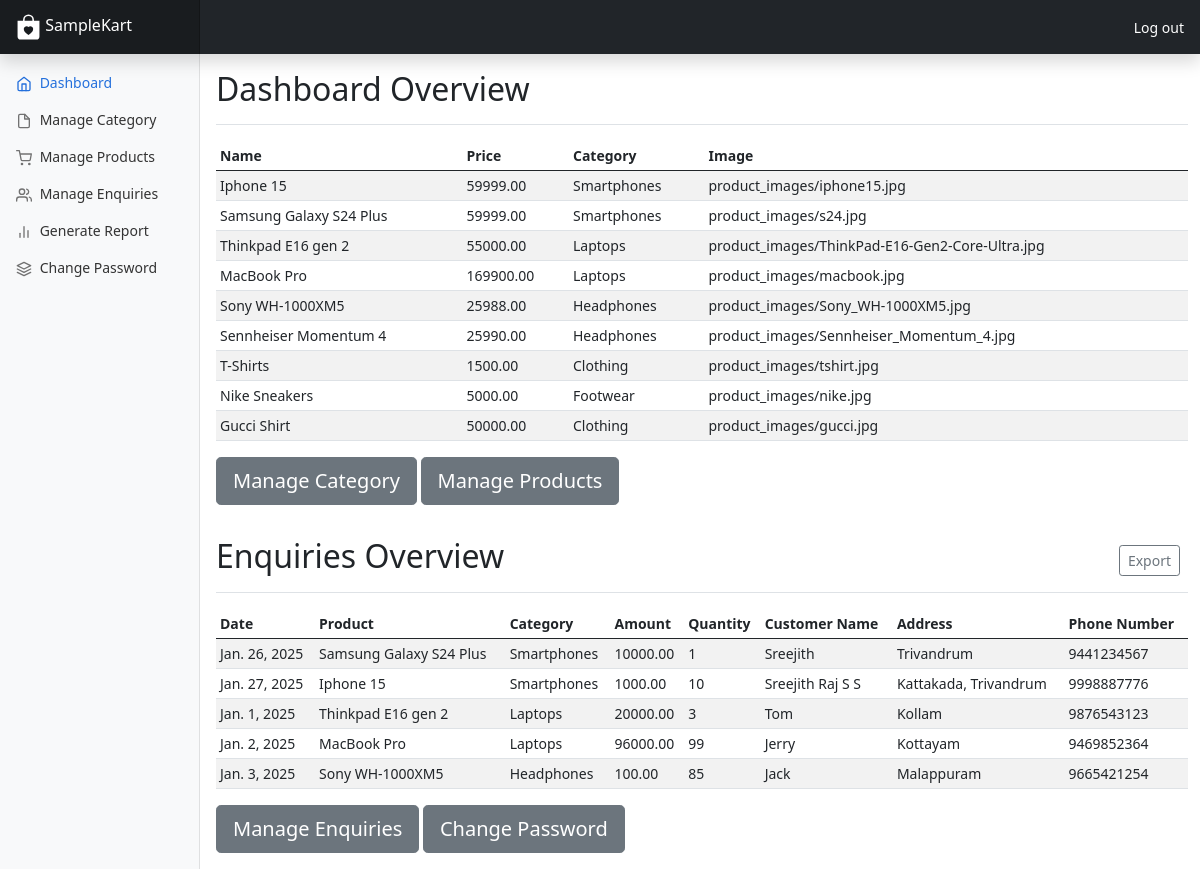
Page /dashboard/ on the earlier database version.
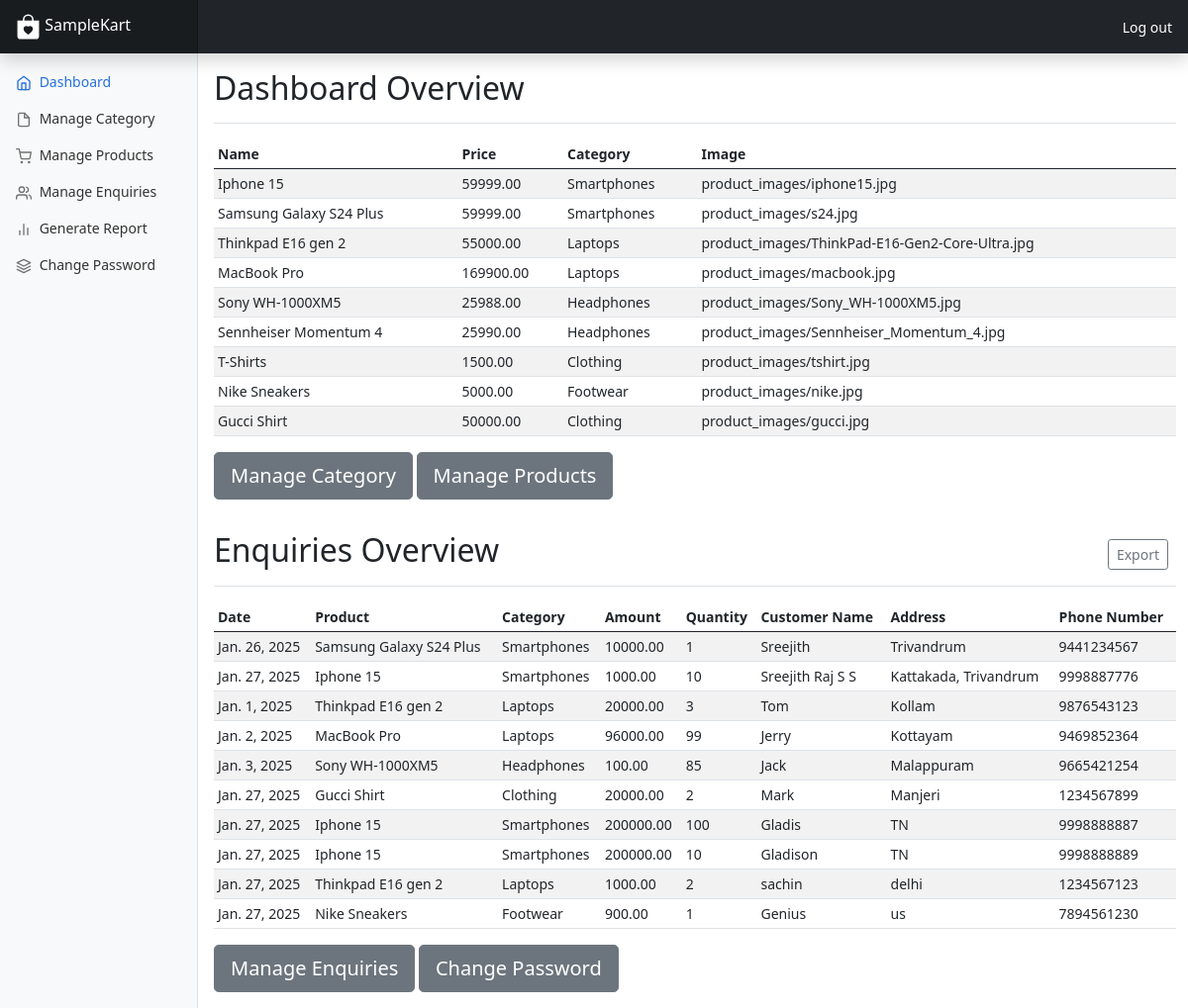
Same page on the later database version.
### myapp/models.py (models this page shows, shortened)
class Product(models.Model):
    name=models.CharField(max_length=100,blank=False,null=False)
    price=models.DecimalField(max_digits=10,decimal_places=2,null=False,blank=False)
    image=models.ImageField(upload_to="product_images/",null=True,blank=True)
    category=models.ForeignKey(Category,on_delete=models.CASCADE,related_name="products")
    def __str__(self):
        return self.name
    class Meta:
        verbose_name_plural="Products"

class Category(models.Model):
    category_name=models.CharField(max_length=100,blank=False,null=False)
    def __str__(self):
        return self.category_name
    class Meta:
        verbose_name_plural="Categories"

class Enquiry(models.Model):
    enquiry_date=models.DateField(default=now)
    product=models.ForeignKey(Product,on_delete=models.CASCADE,related_name="enquiries")
    product_category=models.ForeignKey(Category,on_delete=models.CASCADE,related_name="enquiries")
    amount=models.DecimalField(max_digits=10,decimal_places=2)
    contact_person_name=models.CharField(max_length=100,null=False,blank=False)
    address=models.TextField(null=True,blank=True)
    quantity=models.PositiveIntegerField(default=1)
    mobile_number=models.CharField(max_length=15,null=False,blank=False)
    status=models.BooleanField(default=False)
    remark=models.TextField(null=True,blank=True)
    class Meta:
        verbose_name_plural="Enquiries"

### myapp/views.py (the view)
# urls.py: path('dashboard/',views.dashboard,name='dashboard'),
def dashboard(request):
    details=Product.objects.all()
    enquries=Enquiry.objects.all()
    return render(request,'dashboard.html',{
        'details':details,
        'enquries':enquries
    })

### myapp/templates/dashboard.html (shortened to what the changed rows need)
<!doctype html>
{% load static %}
<html lang="en">
    <head>
        <link href="{% static 'assets\dist\css\bootstrap.min.css' %}" rel="stylesheet">
        <link rel="stylesheet" href="{% static "css\index.css" %}">
        <link href="{% static "css\dashboard.css" %}" rel="stylesheet">
    </head>
<body>
<div class="container-fluid">
    <div class="row">
        <main class="col-md-9 ms-sm-auto col-lg-10 px-md-4">
            <div class="d-flex justify-content-between flex-wrap flex-md-nowrap align-items-center pt-3 pb-2 mb-3 border-bottom">
                <h1 class="h2">Dashboard Overview</h1>
            </div>
            <div class="table-responsive">
                <table class="table table-striped table-sm">
                    <thead>
                        <tr>
                            <th scope="col">Name</th>
                            <th scope="col">Price</th>
                            <th scope="col">Category</th>
                            <th scope="col">Image</th>
                        </tr>
                    </thead>
                    <tbody>
                    {% for items in details %}
                        <tr>
                            <td>{{ items.name }}</td>
                            <td>{{ items.price }}</td>
                            <td>{{ items.category }}</td>
                            <td>{{ items.image }}</td>
                        </tr>
                    {% endfor %}
                    </tbody>
                </table>
            </div>
            <div class="d-flex justify-content-between flex-wrap flex-md-nowrap align-items-center pt-3 pb-2 mb-3 border-bottom">
                <h1 class="h2">Enquiries Overview</h1>
            </div>
            <div class="table-responsive">
                <table class="table table-striped table-sm">
                    <thead>
                        <tr>
                            <th scope="col">Date</th>
                            <th scope="col">Product</th>
                            <th scope="col">Category</th>
                            <th scope="col">Amount</th>
                            <th scope="col">Quantity</th>
                            <th scope="col">Customer Name</th>
                            <th scope="col">Address</th>
                            <th scope="col">Phone Number</th>
                        </tr>
                    </thead>
                    <tbody>
                    {% for item in enquries %}
                        <tr>
                            <td>{{ item.enquiry_date }}</td>
                            <td>{{ item.product }}</td>
                            <td>{{ item.product_category }}</td>
                            <td>{{ item.amount }}</td>
                            <td>{{ item.quantity }}</td>
                            <td>{{ item.contact_person_name }}</td>
                            <td>{{ item.address }}</td>
                            <td>{{ item.mobile_number }}</td>
                        </tr>
                    {% endfor %}
                    </tbody>
                </table>
            </div>
            </div>
    </div>
</body>
</html>

Differences in the rows shown:
added Enquiry: enquiry_date "Jan. 27, 2025", product "Gucci Shirt", product_category "Clothing", amount "20000.00", quantity "2", contact_person_name "Mark", address "Manjeri", mobile_number "1234567899"
added Enquiry: enquiry_date "Jan. 27, 2025", product "Iphone 15", product_category "Smartphones", amount "200000.00", quantity "100", contact_person_name "Gladis", address "TN", mobile_number "9998888887"
added Enquiry: enquiry_date "Jan. 27, 2025", product "Iphone 15", product_category "Smartphones", amount "200000.00", quantity "10", contact_person_name "Gladison", address "TN", mobile_number "9998888889"
added Enquiry: enquiry_date "Jan. 27, 2025", product "Thinkpad E16 gen 2", product_category "Laptops", amount "1000.00", quantity "2", contact_person_name "sachin", address "delhi", mobile_number "1234567123"
added Enquiry: enquiry_date "Jan. 27, 2025", product "Nike Sneakers", product_category "Footwear", amount "900.00", quantity "1", contact_person_name "Genius", address "us", mobile_number "7894561230"
